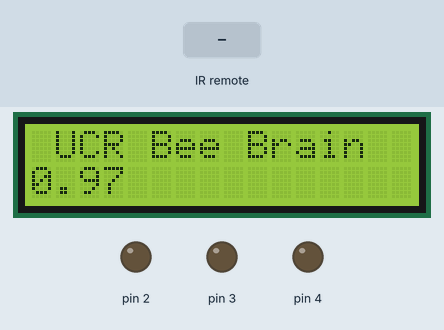
Simulated run of this sketch. Board: Arduino Uno, built with avr-gcc and run on an emulated ATmega328P. Shown: 16×2 character LCD, output pins drawn as LEDs (lit = HIGH). Dashed ring = blinking. Inputs (shaded band) come from the test bench.

Above: at 1.2 s.
1.3 s: infrared code 0xFF22DD received
At 1.73 s:
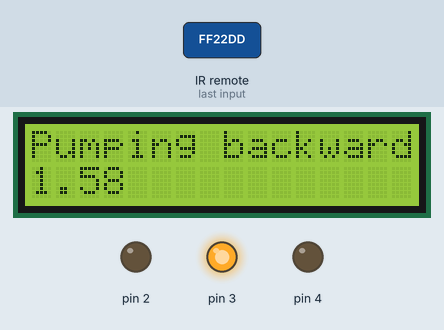
3.9 s: infrared code 0xFF02FD received
At 4.48 s:
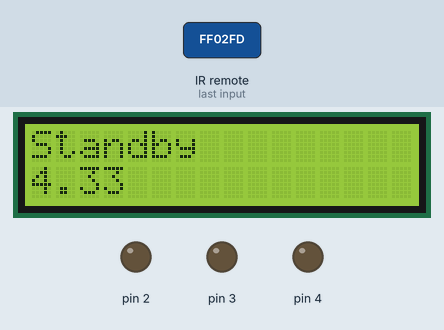
6.4 s: infrared code 0xFFC23D received
At 6.92 s:
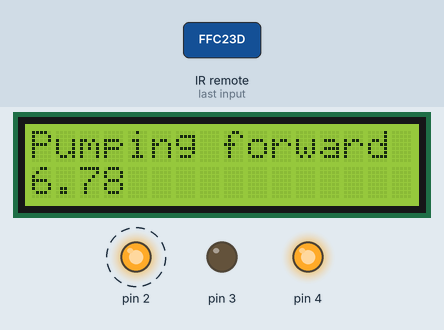
8.9 s: infrared code 0xFFFFFFFF received
At 9.98 s:
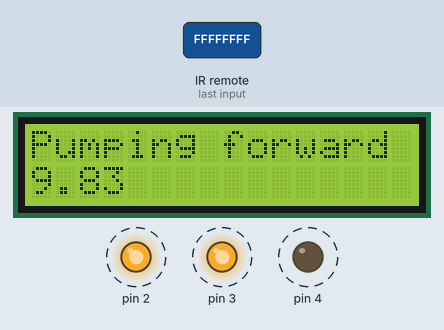
11.9 s: infrared code 0xFF22DD received
At 12.1 s:
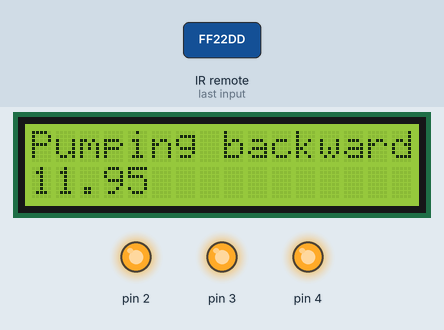
13.7 s: infrared code 0xFFA25D received
At 16.35 s:
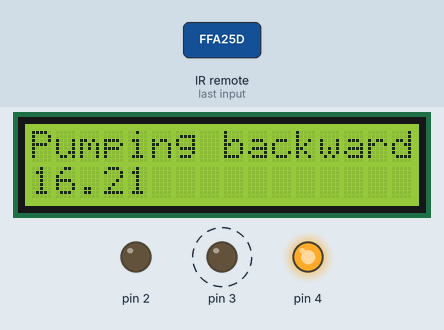
Timing chart, 0 to 17.7 s (numbered marks = the images above; inputs shaded):
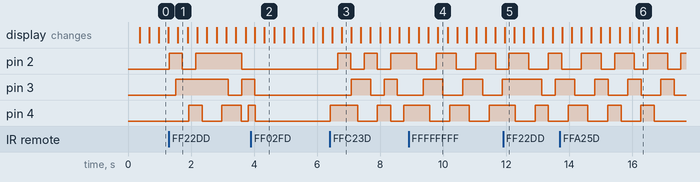

Measured:
- after the input at 1.3 s, pin 2: LOW → HIGH at once, → LOW 0.42 s later, → HIGH 0.42 s later, → LOW 1.5 s later; pin 3: LOW → HIGH after 0.22 s, → LOW 1.7 s later, → HIGH 0.42 s later; pin 4: goes HIGH 0.42 s, LOW 0.62 s, HIGH 0.62 s, LOW 0.22 s, then HIGH, starting after 0.63 s; the display: changes after 0.28 s (image 1)
- after the input at 3.9 s, pin 2: stops changing and stays LOW; pin 3: goes on until 4.0 s, then stays LOW; the display: first changes after 0.13 s (image 2 shows a later state)
- after the input at 6.4 s, pin 2: alternates HIGH for 0.42 s and LOW for 0.42 s, starting after 0.25 s; pin 3: LOW → HIGH after 0.68 s, → LOW 0.62 s later, → HIGH 0.42 s later, → LOW 0.42 s later
- after the input at 8.9 s, pin 3: alternates HIGH for 0.62 s and LOW for 0.63 s, starting after 0.47 s
- after the input at 11.9 s, the display: changes after 0.05 s (image 5)

The sketch:

ocw.ino
```cpp
#include <IRremote.h>
#include <LiquidCrystal.h>

const int RECV_PIN = 5;
IRrecv irrecv(RECV_PIN);
decode_results results;
unsigned long key_value = 0;

const int rs = 12, en = 11, d4 = 9, d5 = 8, d6 = 7, d7 = 6;
LiquidCrystal lcd(rs, en, d4, d5, d6, d7);

void setup() {
  pinMode(2, OUTPUT);
  pinMode(3, OUTPUT);
  pinMode(4, OUTPUT);
  irrecv.enableIRIn();
  irrecv.blink13(false);
  lcd.begin(16, 2);
  lcd.print(" UCR Bee Brain");
}

// OCW code to start repeating at startup:
String ocw = String("c2 c3 c4 w100");

bool waiting = false;
int i = 0;
unsigned long startTime = 0;

void loop() {
  if (irrecv.decode(&results)) {
    if (results.value == 0XFFFFFFFF) {
      results.value = key_value;
    }
    switch (results.value) {

      case 0xFFA25D:  // POWER
        break;

      case 0xFF629D:  // VOL+
        break;

      case 0xFFE21D:  // FUNC/STOP
        break;

      case 0xFF22DD:  // |<<
        lcd.setCursor(0, 0);
        lcd.print("Pumping backward");
        ocw = "o2 w200 c4 w200 o3 w200 c2 w200 o4 w200 c3 w200";
        i = -1;
        break;

      case 0xFF02FD:  // >||
        lcd.setCursor(0, 0);
        lcd.print("Standby         ");
        ocw = "c2 c3 c4 w100";
        i = -1;
        break;

      case 0xFFC23D:  // >>|
        lcd.setCursor(0, 0);
        lcd.print("Pumping forward ");
        ocw = "o4 w200 c2 w200 o3 w200 c4 w200 o2 w200 c3 w200";
        i = 0 - 1;
        break;

      case 0xFFE01F:  // v
        break;

      case 0xFFA857:  // VOL-
        break;

      case 0xFF906F:  // ^
        break;

      case 0xFF6897:  // 0
        break;

      case 0xFF9867:  // EQ
        break;

      case 0xFFB04F:  // ST/REPT
        break;

      case 0xFF30CF:  // 1
        break;

      case 0xFF18E7:  // 2
        break;

      case 0xFF7A85:  // 3
        break;

      case 0xFF10EF:  // 4
        break;

      case 0xFF38C7:  // 5
        break;

      case 0xFF5AA5:  // 6
        break;

      case 0xFF42BD:  // 7
        break;

      case 0xFF4AB5:  // 8
        break;

      case 0xFF52AD:  // 9
        break;

    }
    key_value = results.value;
    irrecv.resume();
  }

  if (waiting) {
    if (millis() >= startTime) {
      waiting = false;
      i += 1;
    }
  }

  else {
    if (ocw.charAt(i) == 'o') {
      int len = 1;
      while (isDigit(ocw.charAt(i + 1 + len))) {
        len += 1;
      }
      digitalWrite(ocw.substring(i + 1, i + 1 + len).toInt(), HIGH);
    }
    if (ocw.charAt(i) == 'c') {
      int len = 1;
      while (isDigit(ocw.charAt(i + 1 + len))) {
        len += 1;
      }
      digitalWrite(ocw.substring(i + 1, i + 1 + len).toInt(), LOW);
    }
    if (ocw.charAt(i) == 'w') {
      int len = 1;
      while (isDigit(ocw.charAt(i + 1 + len))) {
        len += 1;
      }
      startTime = millis() + ocw.substring(i + 1, i + 1 + len).toInt();
      waiting = true;
    }
    i += 1;
    if (i > ocw.length()) {
      i = 0;
    }
  }

  lcd.setCursor(0, 1);
  lcd.print(millis() / 1000.0);
}
```
